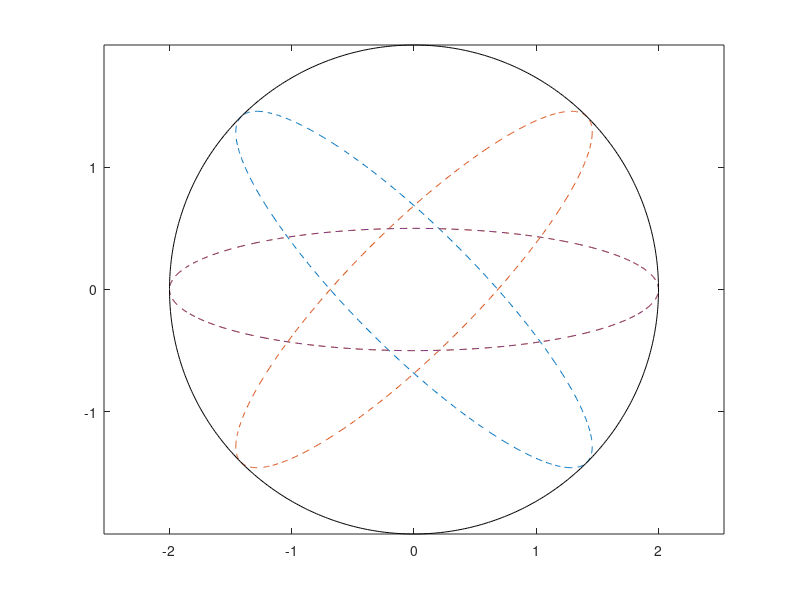

This chart was generated by the following MATLAB code:
close all
clc 
clear all
%elipse
re=0.5
rp=2
x0=0
y0=0
x=-pi:0.01:pi;




xe=x0+rp*cos(x);
ye=y0+re*sin(x);
me=[xe' ye'];






%circulo
c=-pi:0.01:pi;


%transformar elipse

for i= 1:0.01:4
 hold off
 
r=[cos(pi/i) -sin(pi/i);sin(pi/i) cos(pi/i)]
j=me*r;
plot(j(:,1),j(:,2),'--');
hold on
r2=[cos(pi/i) sin(pi/i);-sin(pi/i) cos(pi/i)]
j2=me*r2;
plot(j2(:,1),j2(:,2),'--');
hold on

r3=[cos(pi*i) sin(pi*i);-sin(pi*i) cos(pi*i)]

j3=me*r3;


r4=[cos(pi*i) -sin(pi*i);sin(pi*i) cos(pi*i)]

j4=me*r4;
plot(j4(:,1),j4(:,2),'--');
plot(j3(:,1),j3(:,2),'--');
plot(cos(c)*2,sin(c)*2,'black');
%plot(x0+rp*cos(x),y0+re*sin(x),'+');
pause (0.001)


axis equal
end




